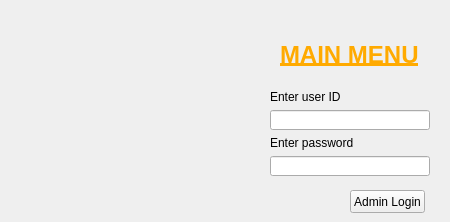
    <widget class="QWidget" name="loginPage">
     <widget class="QWidget" name="verticalLayoutWidget_2">
      <property name="geometry">
       <rect>
        <x>270</x>
        <y>90</y>
        <width>160</width>
        <height>86</height>
       </rect>
      </property>
      <layout class="QVBoxLayout" name="verticalLayout_2">
       <item>
        <widget class="QLabel" name="userNameLabel">
         <property name="text">
          <string>Enter user ID</string>
         </property>
        </widget>
       </item>
       <item>
        <widget class="QLineEdit" name="enterUserName"/>
       </item>
       <item>
        <widget class="QLabel" name="passwordLabel">
         <property name="text">
          <string>Enter password</string>
         </property>
        </widget>
       </item>
       <item>
        <widget class="QLineEdit" name="enterPassword">
         <property name="echoMode">
          <enum>QLineEdit::Password</enum>
         </property>
        </widget>
       </item>
      </layout>
     </widget>
     <widget class="QLabel" name="MainMenuLabel">
      <property name="geometry">
       <rect>
        <x>280</x>
        <y>40</y>
        <width>161</width>
        <height>31</height>
       </rect>
      </property>
      <property name="text">
       <string>&lt;html&gt;&lt;head/&gt;&lt;body&gt;&lt;p&gt;&lt;span style=&quot; font-size:18pt; font-weight:600; text-decoration: underline; color:#ffaa00;&quot;&gt;MAIN MENU&lt;/span&gt;&lt;/p&gt;&lt;/body&gt;&lt;/html&gt;</string>
      </property>
     </widget>
     <widget class="QPushButton" name="Admin_Login_Button">
      <property name="geometry">
       <rect>
        <x>350</x>
        <y>190</y>
        <width>75</width>
        <height>23</height>
       </rect>
      </property>
      <property name="text">
       <string>Admin Login</string>
      </property>
     </widget>
    </widget>
